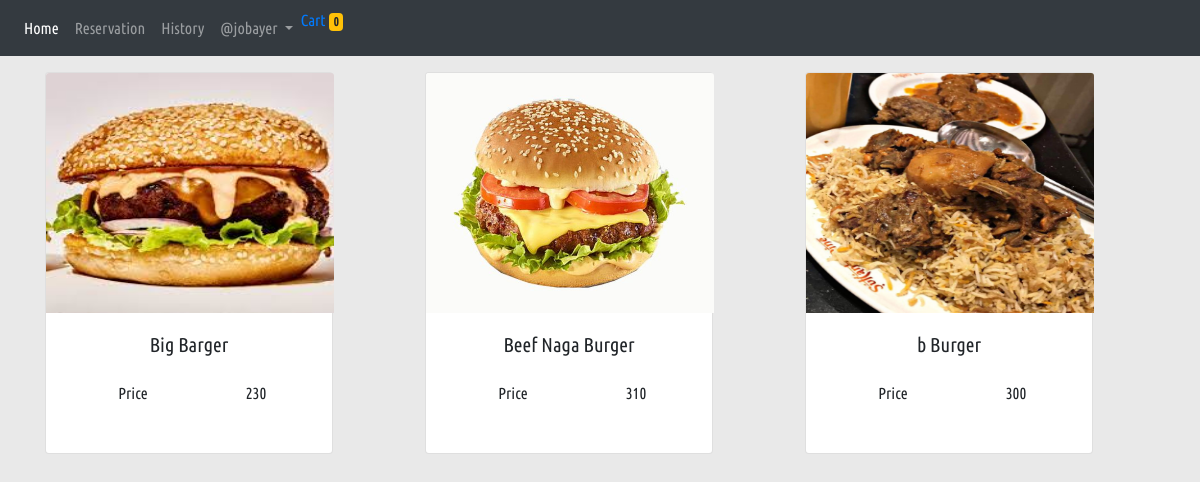
The page /product/menus/1 on the database its author committed.
### Product_App/models.py (models this page shows, shortened)
class Product(models.Model):
    restaurents = models.ForeignKey(Restaurent, on_delete=models.CASCADE, null=False, default='')
    name = models.CharField(max_length=100)
    image = models.ImageField(upload_to='product_images')
    price = models.IntegerField()
    date = models.DateTimeField(auto_now_add=True)

### Product_App/views.py (the view)
# urls.py: path('menus/<int:id>', views.menu_list, name='menus'),
def menu_list(request, id):
    queryset = Restaurent.objects.filter(pk=id)
    restaurent = get_object_or_404(queryset, pk=id)
    table = Product.objects.filter(restaurents=restaurent)
    reserve_check = Reservation.objects.filter(restaurents=restaurent)
    for check in reserve_check:
        status = check.status
        user = check.user
    return render(request, 'Product_App/menus.html', {'table':table, 'status':status, 'user':user})

### templates/Product_App/menus.html (shortened to what this page needs)
{% extends 'base.html' %}
{% load crispy_forms_tags %}
{% block content %}
<div class="container">
    <div class="row mt-3">
        {% for data in table %}
        <div class="col-md-4">
            <div class="card" style="width: 18rem;">
                <img class="card-img-top" src="/media/{{data.image}}" alt="Card image cap"
                    style="width:18rem; height:15rem">
                <div class="card-body">
                    <h5 class="card-title text-center">{{data.name}}</h5>
                        {% if status == 'Accepted' and user == request.user %}
                        <a href="{% url 'Product_App:cart_add' data.id %}" class="btn btn-primary btn-block">Add to cart</a>
                        {% else %}
                        <table class="table table-borderless text-center">
                            <tr>
                                <td>Price</td>
                                <td>{{data.price}}</td>
                            </tr>
                        </table>
                        {%endif%}
                </div>
            </div>
        </div>
        {% endfor %}
    </div>
</div>
{% endblock %}

### templates/base.html (shortened to what this page needs)
<!DOCTYPE html>
<html lang="en">
<head>
	{% load static %}
	<link rel="stylesheet" href="{% static 'assets/css/bootstrap.min.css' %}">
	<link rel="stylesheet" href="{% static 'assets/css/style.css' %}">
	<link rel="stylesheet" href="{% static 'assets/css/responsive.css' %}">
</head>
<body>
	<nav class="navbar navbar-expand navbar-dark bg-dark">
		<ul class="nav navbar-nav">
			<li class="nav-item active">
				<a class="nav-link" href="{% url 'index' %}">Home</a>
			</li>
			{% if user.is_authenticated %}
			<li class="nav-item">
				<a class="nav-link" href="{% url 'Product_App:ur_reserve' %}">Reservation</a>
			</li>
			<li class="nav-item">
				<a class="nav-link" href="{% url 'Product_App:ur_reserve' %}">History</a>
			</li>
			<div class="nav-item dropdown">
				<a href="" class="nav-link dropdown-toggle" id="navbardrop" data-toggle="dropdown">
					@{{user.username}}
				</a>
			</div>
			<li class="nav-item">
				<a href=""> Cart <span class="badge badge-warning">{{request.session.cart|length}}</span></a>
			</li>
			{% endif %}
		</ul>
	</nav>
	{% block content %}
	{% endblock %}
</body>
</html>

### static/assets/css/style.css (style rules this page uses)
* { font-family: 'ubuntu'; }
body { background-color: #e9e9e9; }

### rows shown on the page
Product: image (picture), name "Big Barger", price "230"
Product: image (picture), name "Beef Naga Burger", price "310"
Product: image (picture), name "b Burger", price "300"

### other values the page prints
{{ user.username }} "jobayer"
{{ request.session.cart|length }} "0"
